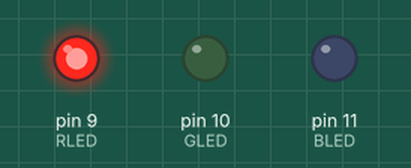
A sketch run on a simulated Arduino Uno, built with avr-gcc and run on an emulated ATmega328P. Parts: output pins drawn as LEDs (lit = HIGH).

Above: at 0.5 s.
At 1.5 s:
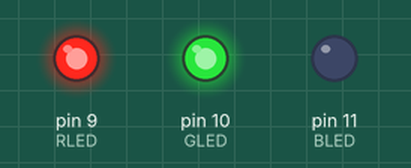
At 2.5 s:
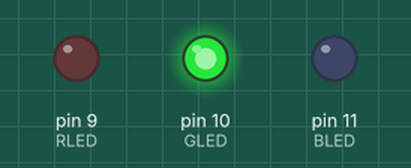
At 3.5 s:
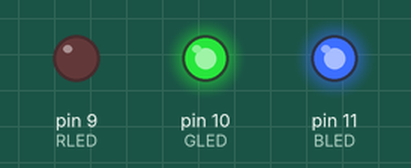
At 4.5 s:
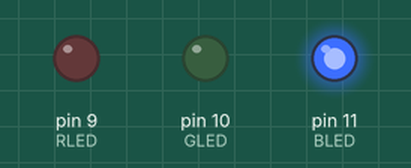
Timing chart, 0 to 6.5 s (numbered marks = the images above):
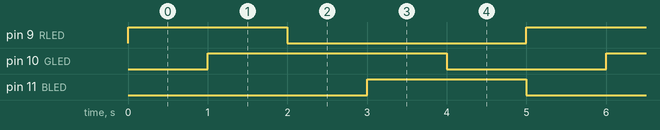

The sketch:

Exercise1-1.ino
```cpp
const int RLED=9;  //9 번 핀을 사용하는 빨간색
const int GLED=10; //10 번 핀을 사용하는 초록색
const int BLED=11; //11 번 핀을 사용하는 파란색
const int TEMP=0; // 아날로그 입력 0 번 핀을 사용하는 온도 센서 TEMP 상수 정의const

void setup() {
  // put your setup code here, to run once:
  pinMode(RLED, OUTPUT); //RLED 를 출력으로 지정
  pinMode(GLED, OUTPUT); //GLED 를 출력으로 지정
  pinMode(BLED, OUTPUT); //BLED 를 출력으로 지정
}

void loop() {
  // put your main code here, to run repeatedly:
  digitalWrite(RLED, HIGH);
  digitalWrite(GLED, LOW);
  digitalWrite(BLED, LOW);
  delay(1000);
  digitalWrite(RLED, HIGH);
  digitalWrite(GLED, HIGH);
  digitalWrite(BLED, LOW);
  delay(1000);
  digitalWrite(RLED, LOW);
  digitalWrite(GLED, HIGH);
  digitalWrite(BLED, LOW);
  delay(1000);
  digitalWrite(RLED, LOW);
  digitalWrite(GLED, HIGH);
  digitalWrite(BLED, HIGH);
  delay(1000);
  digitalWrite(RLED, LOW);
  digitalWrite(GLED, LOW);
  digitalWrite(BLED, HIGH);
  delay(1000);
  digitalWrite(RLED, HIGH);
  digitalWrite(GLED, LOW);
  digitalWrite(BLED, HIGH);
}
```

Measured:
- by itself, pin 9 (RLED), pin 11 (BLED): alternates HIGH for 2.0 s and LOW for 3.0 s
- by itself, pin 10 (GLED): alternates HIGH for 3.0 s and LOW for 2.0 s
- by itself, everything shown: repeats every 5.0 s, in 6 steps
